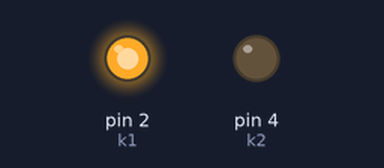
Recording of a sketch running on a simulated Arduino Uno, built with avr-gcc and run on an emulated ATmega328P. On the bench: output pins drawn as LEDs (lit = HIGH).

Above: at 0.7 s.
At 5.2 s:
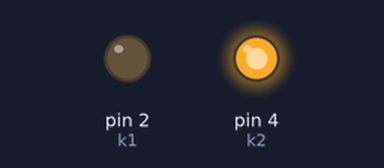
Timing chart, 0 to 6.9 s (numbered marks = the images above):
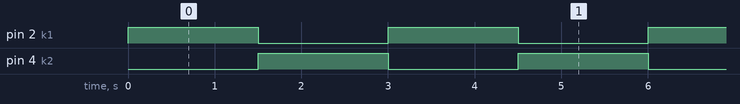

Measured:
- by itself, pin 2 (k1), pin 4 (k2): alternates HIGH for 1.5 s and LOW for 1.5 s

The sketch:

RShieldTester.ino
```cpp
/**********************************************************************************
 * TITULO: RShieldTester.ino
 * AUTOR: Jhimmy Astoraque
 * DESCRIPCION: Este es un sketch para probar el correcto funcionamiento de los 2 relays del shield Jadsa
 * CANAL YOUTUBE: https://www.youtube.com/c/jadsatv
 * © 2022
 * *******************************************************************************/

const uint8_t k1 = 2;
const uint8_t k2 = 4;

void setup()
{
	Serial.begin(115200);

    pinMode(k1, OUTPUT);
    pinMode(k2, OUTPUT);
}

void loop()
{
	digitalWrite(k1, HIGH);
	digitalWrite(k2, LOW);
    delay(1500);
	digitalWrite(k1, LOW);
	digitalWrite(k2, HIGH);
    delay(1500);
}
```
